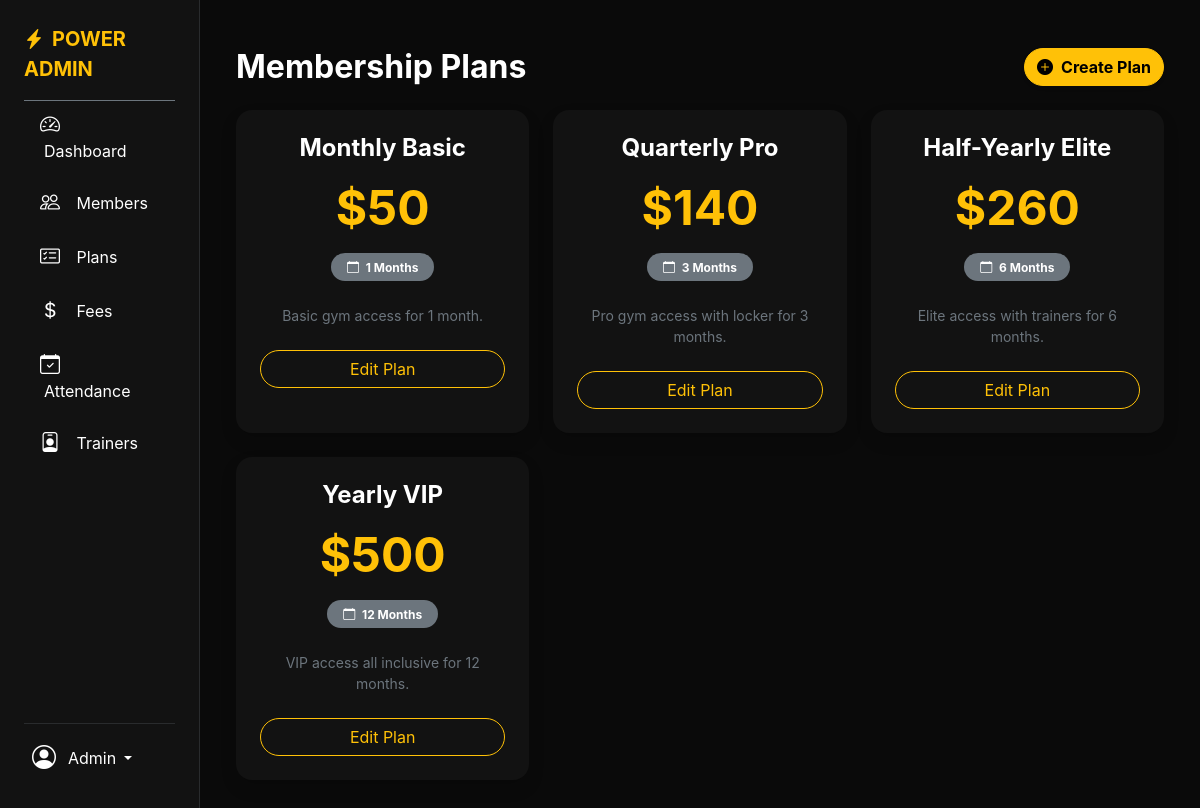
/admin/plans/ (signed in), run on the app's committed database.
### models/plan.py (models this page shows)
class MembershipPlan(db.Model):
    __tablename__ = 'membership_plans'
    id = db.Column(db.Integer, primary_key=True)
    name = db.Column(db.String(100), nullable=False)
    description = db.Column(db.Text, nullable=True)
    duration_months = db.Column(db.Integer, nullable=False)
    price = db.Column(db.Numeric(10, 2), nullable=False)
    is_active = db.Column(db.Boolean, default=True)
    created_at = db.Column(db.DateTime, default=datetime.utcnow)
    memberships = db.relationship('Membership', backref='plan', lazy=True)

### routes/plans.py (the view)
@plans_bp.route('/')
@login_required
def list_plans():
    plans = MembershipPlan.query.all()
    return render_template('admin/plans.html', plans=plans)

### templates/admin/plans.html (shortened to what this page needs)
{% extends 'admin/base_admin.html' %}
{% block content %}
<div class="d-flex justify-content-between align-items-center mb-4">
    <h2 class="text-white fw-bold mb-0">Membership Plans</h2>
    <a href="{{ url_for('plans.add_plan') }}" class="btn btn-warning fw-bold rounded-pill shadow-sm">
        <i class="bi bi-plus-circle-fill me-2"></i>Create Plan
    </a>
</div>
<div class="row g-4">
    {% for plan in plans %}
    <div class="col-md-6 col-lg-4">
        <div class="card bg-dark text-white border-0 shadow rounded-4 h-100 position-relative {% if not plan.is_active %}opacity-75{% endif %}">
            <div class="card-body p-4 text-center">
                <h4 class="card-title fw-bold mb-3">{{ plan.name }}</h4>
                <div class="display-5 fw-bold text-warning mb-3">
                    ${{ "%.0f"|format(plan.price) }}
                </div>
                <div class="badge bg-secondary mb-4 rounded-pill px-3 py-2">
                    <i class="bi bi-calendar me-1"></i> {{ plan.duration_months }} Months
                </div>
                <p class="text-secondary small mb-4">{{ plan.description }}</p>
                <a href="{{ url_for('plans.edit_plan', id=plan.id) }}" class="btn btn-outline-warning w-100 rounded-pill">Edit Plan</a>
            </div>
        </div>
    </div>
    {% else %}
    <div class="col-12 text-center py-5">
        <p class="text-secondary">No membership plans found. Create one to get started.</p>
    </div>
    {% endfor %}
</div>
{% endblock %}

### templates/admin/base_admin.html (shortened to what this page needs)
<!DOCTYPE html>
<html lang="en" data-bs-theme="dark">
<head>
    <link href="https://cdn.jsdelivr.net/npm/bootstrap@5.3.2/dist/css/bootstrap.min.css" rel="stylesheet">
    <link href="https://cdn.jsdelivr.net/npm/bootstrap-icons@1.11.1/font/bootstrap-icons.css" rel="stylesheet">
    <link href="{{ url_for('static', filename='css/style.css') }}" rel="stylesheet">
</head>
<body class="bg-black text-light">
    <div class="container-fluid">
        <div class="row flex-nowrap">
            <div class="col-auto col-md-3 col-xl-2 px-sm-2 px-0 bg-dark border-end border-secondary border-opacity-25" style="min-height: 100vh;">
                <div class="d-flex flex-column align-items-center align-items-sm-start px-3 pt-4 text-white min-vh-100">
                    <a href="{{ url_for('admin.dashboard') }}" class="d-flex align-items-center pb-3 mb-md-0 me-md-auto text-warning text-decoration-none border-bottom border-secondary w-100 mb-4">
                        <span class="fs-5 d-none d-sm-inline fw-bold"><i class="bi bi-lightning-charge-fill me-2"></i>POWER ADMIN</span>
                    </a>
                    <ul class="nav nav-pills flex-column mb-sm-auto mb-0 align-items-center align-items-sm-start w-100" id="menu">
                        <li class="nav-item w-100 mb-2">
                            <a href="{{ url_for('admin.dashboard') }}" class="nav-link align-middle px-3 text-white hover-bg-secondary rounded">
                                <i class="bi bi-speedometer2 fs-5 me-2"></i> <span class="ms-1 d-none d-sm-inline">Dashboard</span>
                            </a>
                        </li>
                        <li class="nav-item w-100 mb-2">
                            <a href="{{ url_for('members.list_members') }}" class="nav-link px-3 align-middle text-white hover-bg-secondary rounded">
                                <i class="bi bi-people fs-5 me-2"></i> <span class="ms-1 d-none d-sm-inline">Members</span>
                            </a>
                        </li>
                        <li class="nav-item w-100 mb-2">
                            <a href="{{ url_for('plans.list_plans') }}" class="nav-link px-3 align-middle text-white hover-bg-secondary rounded">
                                <i class="bi bi-card-checklist fs-5 me-2"></i> <span class="ms-1 d-none d-sm-inline">Plans</span>
                            </a>
                        </li>
                        <li class="nav-item w-100 mb-2">
                            <a href="{{ url_for('payments.list_payments') }}" class="nav-link px-3 align-middle text-white hover-bg-secondary rounded">
                                <i class="bi bi-currency-dollar fs-5 me-2"></i> <span class="ms-1 d-none d-sm-inline">Fees</span>
                            </a>
                        </li>
                        <li class="nav-item w-100 mb-2">
                            <a href="{{ url_for('attendance.manage_attendance') }}" class="nav-link px-3 align-middle text-white hover-bg-secondary rounded">
                                <i class="bi bi-calendar-check fs-5 me-2"></i> <span class="ms-1 d-none d-sm-inline">Attendance</span>
                            </a>
                        </li>
                        <li class="nav-item w-100 mb-2">
                            <a href="{{ url_for('trainers.list_trainers') }}" class="nav-link px-3 align-middle text-white hover-bg-secondary rounded">
                                <i class="bi bi-person-badge fs-5 me-2"></i> <span class="ms-1 d-none d-sm-inline">Trainers</span>
                            </a>
                        </li>
                    </ul>
                    <hr class="border-secondary w-100">
                    <div class="dropdown pb-4 w-100">
                        <a href="#" class="d-flex align-items-center text-white text-decoration-none dropdown-toggle px-2" id="dropdownUser1" data-bs-toggle="dropdown" aria-expanded="false">
                            <i class="bi bi-person-circle fs-4 me-2"></i>
                            <span class="d-none d-sm-inline mx-1">Admin</span>
                        </a>
                    </div>
                </div>
            </div>
            <div class="col py-3">
                <div class="container-fluid p-4">
                    {% block content %}{% endblock %}
                </div>
            </div>
        </div>
    </div>
</body>
</html>

### static/css/style.css (style rules this page uses)
:root { --primary-color: #ffc107; --dark-color: #121212; --darker-color: #0a0a0a; }
body { font-family: 'Inter', 'Roboto', sans-serif; background-color: var(--darker-color) !important; }
.bg-black { background-color: var(--darker-color) !important; }
.bg-dark { background-color: var(--dark-color) !important; }
::placeholder { color: #6c757d !important; opacity: 1; }

### data on the page
MembershipPlan: name "Monthly Basic", price "50", duration_months "1", description "Basic gym access for 1 month."
MembershipPlan: name "Quarterly Pro", price "140", duration_months "3", description "Pro gym access with locker for 3 months."
MembershipPlan: name "Half-Yearly Elite", price "260", duration_months "6", description "Elite access with trainers for 6 months."
MembershipPlan: name "Yearly VIP", price "500", duration_months "12", description "VIP access all inclusive for 12 months."
